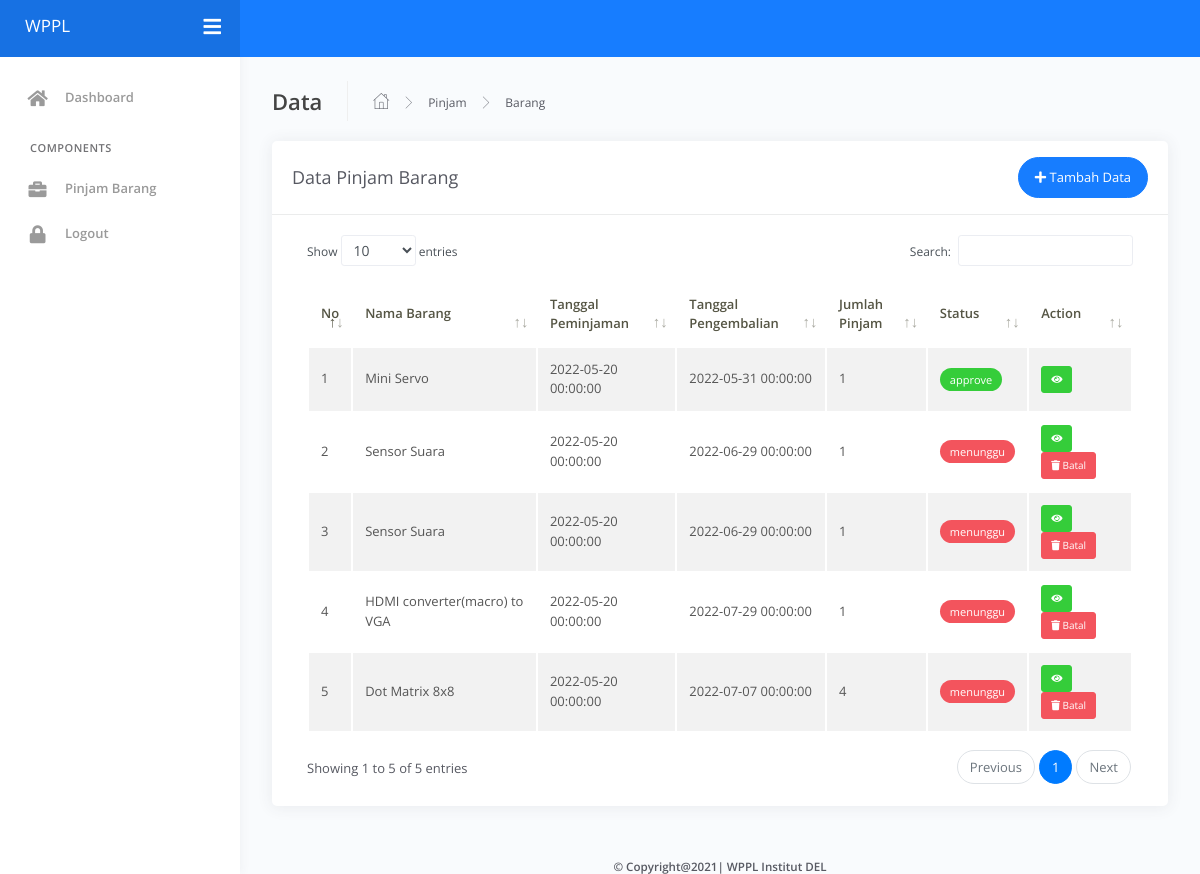
The page /user/?view=datapinjambarang (signed in) on the database its author committed.
### tables this page shows
CREATE TABLE `pinjambarang` (
  `id` int(11) NOT NULL,
  `id_barang` int(11) DEFAULT NULL,
  `id_user` int(11) DEFAULT NULL,
  `qty` int(11) DEFAULT NULL,
  `tgl_mulai` datetime DEFAULT NULL,
  `tgl_selesai` datetime DEFAULT NULL,
  `lokasi_barang` text DEFAULT NULL,
  `status` varchar(15) DEFAULT NULL
);

CREATE TABLE `barang` (
  `id` int(11) NOT NULL,
  `nama_barang` varchar(255) DEFAULT NULL,
  `stok` int(11) DEFAULT NULL,
  `deskripsi` text DEFAULT NULL,
  `foto` varchar(255) DEFAULT NULL
);

### user/peminjaman/barang/datapinjambarang.php (the view, shortened to what this page needs)
<div class="main-panel">
			<div class="content">
				<div class="page-inner">
					<div class="page-header">
						<h4 class="page-title">Data</h4>
						<ul class="breadcrumbs">
							<li class="nav-home">
								<a href="#">
									<i class="flaticon-home"></i>
								</a>
							</li>
							<li class="separator">
								<i class="flaticon-right-arrow"></i>
							</li>
							<li class="nav-item">
								<a href="#">Pinjam</a>
							</li>
							<li class="separator">
								<i class="flaticon-right-arrow"></i>
							</li>
							<li class="nav-item">
								<a href="#">Barang</a>
							</li>
						</ul>
					</div>
					<div class="row">
						<div class="col-md-12">
							<div class="card">
								<div class="card-header">
									<div class="d-flex align-items-center">
										<h4 class="card-title">Data Pinjam Barang</h4>
										<a href="?view=createpinjambarang" class="btn btn-primary btn-round ml-auto">
											<i class="fa fa-plus"></i>
											Tambah Data
										</a>
									</div>
								</div>
								<div class="card-body">
									<div class="table-responsive">
										<table id="add-row" class="display table table-striped table-hover" >
											<thead>
												<tr>
													<th>No</th>
													<th>Nama Barang</th>
													<th>Tanggal Peminjaman</th>
													<th>Tanggal Pengembalian</th>
													<th>Jumlah Pinjam</th>
													<th>Status</th>
													<th>Action</th>
												</tr>
											</thead>
											<tbody>
												<?php
													$no = 1;
													$query = mysqli_query($conn,'SELECT pinjambarang.id, pinjambarang.id_barang, pinjambarang.id_user, pinjambarang.tgl_mulai, pinjambarang.tgl_selesai, pinjambarang.qty, pinjambarang.lokasi_barang, pinjambarang.status, barang.nama_barang from pinjambarang inner join barang on barang.id=pinjambarang.id_barang inner join user on user.id=pinjambarang.id_user');
													while ($pinjambarang = mysqli_fetch_array($query)) {
												?>
												<?php if($_SESSION['id'] == $pinjambarang['id_user']) { ?>
												<tr>
													<td><?php echo $no++ ?></td>
													<td><?php echo $pinjambarang['nama_barang'] ?></td>
													<td><?php echo $pinjambarang['tgl_mulai'] ?></td>
													<td><?php echo $pinjambarang['tgl_selesai'] ?></td>
													<td><?php echo $pinjambarang['qty'] ?></td>
													<td>
														<?php if($pinjambarang['status'] == 'menunggu') { ?>
														<div class="badge badge-danger"><?php echo $pinjambarang['status'] ?></div>
														<?php }else { ?>
															<div class="badge badge-success"><?php echo $pinjambarang['status'] ?></div>
														<?php } ?>
													</td>
													<td>
														<?php if($pinjambarang['status'] == 'menunggu') { ?>
														<a href="?view=detailpinjambarang&id=<?php echo $pinjambarang['id'] ?>" title="Detail" class="btn btn-xs btn-success"><i class="fa fa-eye"></i></a>
														<a href="#modalHapusPinjamBarang<?php echo $pinjambarang['id'] ?>" data-toggle="modal" title="Batal Pinjam" class="btn btn-xs btn-danger"><i class="fa fa-trash"></i> Batal</a>
													<?php }elseif($pinjambarang['status'] == 'approve') { ?>
														<a href="?view=detailpinjambarang&id=<?php echo $pinjambarang['id'] ?>" title="Detail" class="btn btn-xs btn-success"><i class="fa fa-eye"></i></a>
													<?php }else { ?>
														<a href="?view=detailpinjambarang&id=<?php echo $pinjambarang['id'] ?>" title="Detail" class="btn btn-xs btn-success"><i class="fa fa-eye"></i></a>
														<div class="badge badge-success"><?php echo $pinjambarang['status'] ?></div>
													<?php } ?>
													</td>
												</tr>
											<?php } ?>
											<?php } ?>
											</tbody>
										</table>
									</div>
								</div>
							</div>
						</div>
					</div>
				</div>
			</div>
			<center><h6><b>&copy; Copyright@2021| WPPL Institut DEL</b></h6></center>
		</div>

### rows shown on the page
pinjambarang: id_barang.nama_barang "Mini Servo", tgl_mulai "2022-05-20 00:00:00", tgl_selesai "2022-05-31 00:00:00", qty "1", status "approve"
pinjambarang: id_barang.nama_barang "Sensor Suara", tgl_mulai "2022-05-20 00:00:00", tgl_selesai "2022-06-29 00:00:00", qty "1", status "menunggu"
pinjambarang: id_barang.nama_barang "Sensor Suara", tgl_mulai "2022-05-20 00:00:00", tgl_selesai "2022-06-29 00:00:00", qty "1", status "menunggu"
pinjambarang: id_barang.nama_barang "HDMI converter(macro) to VGA", tgl_mulai "2022-05-20 00:00:00", tgl_selesai "2022-07-29 00:00:00", qty "1", status "menunggu"
pinjambarang: id_barang.nama_barang "Dot Matrix 8x8", tgl_mulai "2022-05-20 00:00:00", tgl_selesai "2022-07-07 00:00:00", qty "4", status "menunggu"
